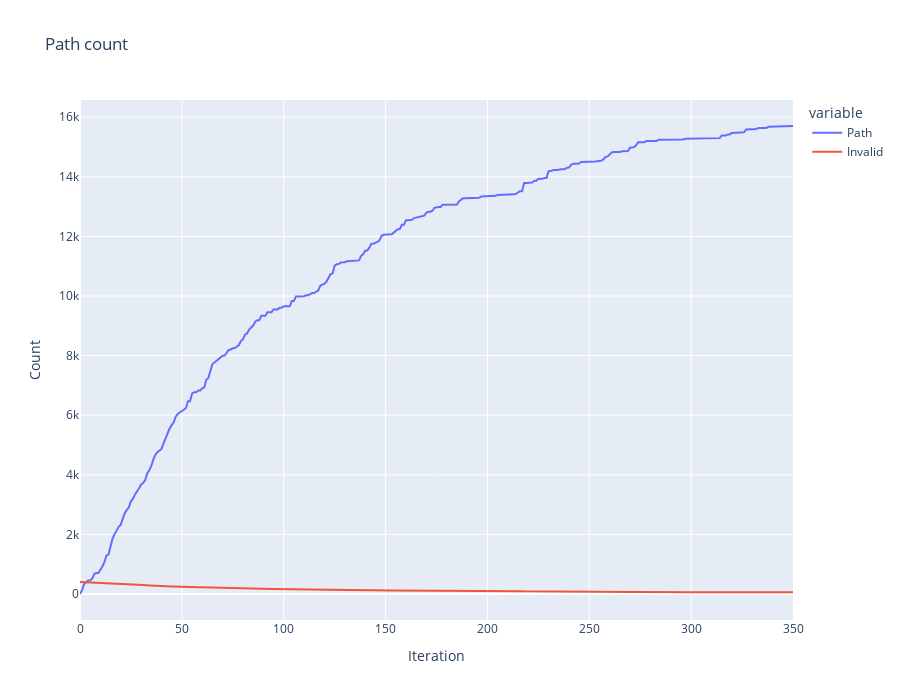

The notebook cell saved with this chart:
### Code cell
plot_history(step1_history)

### Figure 1 — Plotly figure (JSON) as saved in the notebook; plotly's stock layout.template omitted (floating-point values rounded to 4 significant figures; data arrays with more than 128 entries replaced by an {"elided": "..."} marker saying what was removed)
{"data": [{"hovertemplate": "variable=wide_variable_0<br>Iteration=%{x}<br>Count=%{y}<extra></extra>", "legendgroup": "wide_variable_0", "line": {"color": "#636efa", "dash": "solid"}, "marker": {"symbol": "circle"}, "mode": "lines", "name": "Path", "orientation": "v", "showlegend": true, "x": {"elided": "351 int values"}, "xaxis": "x", "y": {"elided": "351 int values"}, "yaxis": "y", "type": "scatter"}, {"hovertemplate": "variable=wide_variable_1<br>Iteration=%{x}<br>Count=%{y}<extra></extra>", "legendgroup": "wide_variable_1", "line": {"color": "#EF553B", "dash": "solid"}, "marker": {"symbol": "circle"}, "mode": "lines", "name": "Invalid", "orientation": "v", "showlegend": true, "x": {"elided": "351 int values"}, "xaxis": "x", "y": {"elided": "351 int values"}, "yaxis": "y", "type": "scatter"}], "layout": {"xaxis": {"anchor": "y", "domain": [0.0, 1.0], "title": {"text": "Iteration"}}, "yaxis": {"anchor": "x", "domain": [0.0, 1.0], "title": {"text": "Count"}}, "legend": {"title": {"text": "variable"}, "tracegroupgap": 0}, "title": {"text": "Path count"}, "height": 700}}
